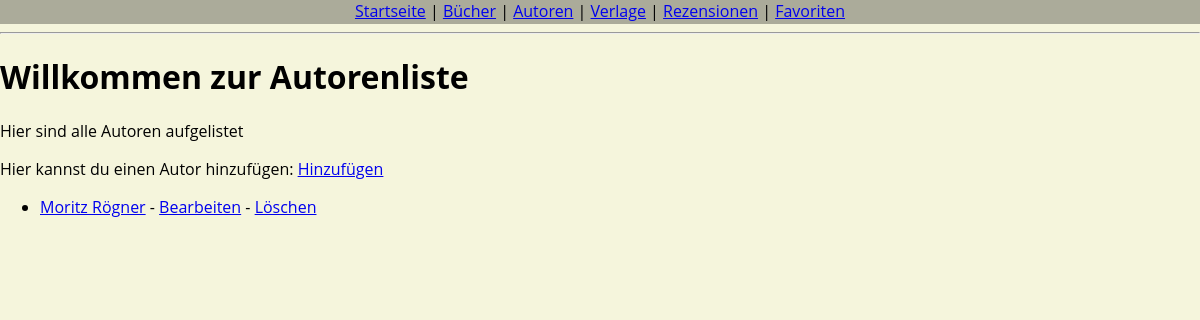
/authors/, run on an earlier commit of the app's database.
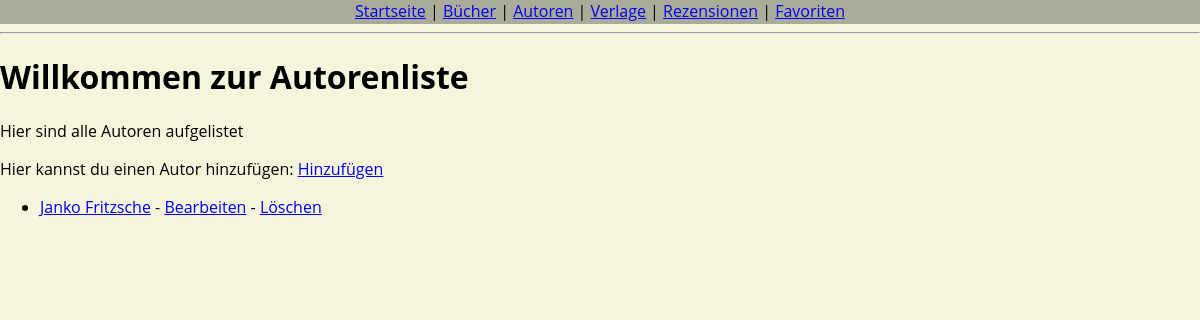
And on a later commit of the database.
### library/models.py (models this page shows, shortened)
class Author(models.Model):
    Vorname = models.CharField(max_length=100)
    Nachname = models.CharField(max_length=100)
    Geburtsdatum = models.DateField(null=True, blank=True)
    Biografie = models.TextField(blank=True)

### library/views.py (the view)
# urls.py: path("authors/", views.AuthorListView.as_view(), name="author_list"),
class AuthorListView(ListView):
    model = Author
    template_name = "library/author/author_list.html"
    context_object_name = "author"

### library/templates/library/author/author_list.html
{% extends "library/base.html" %}
{% block content %}
  <h1>Willkommen zur Autorenliste</h1>
  <p>Hier sind alle Autoren aufgelistet</p>
  <p>
    Hier kannst du einen Autor hinzufügen:
    <a href="{% url 'author_create' %}">Hinzufügen</a>
  </p>
  <ul>
    {% for author in author %}
      <li>
        <a href="{% url 'author_detail' author.pk %}">{{ author.Vorname }} {{ author.Nachname }}</a>
        - <a href="{% url 'author_update' author.pk %}">Bearbeiten</a>
        - <a href="{% url 'author_delete' author.pk %}">Löschen</a>
      </li>
    {% empty %}
      <li>Es gibt noch keine Autoren.</li>
    {% endfor %}
  </ul>
{% endblock %}

What changed in the data, as far as the page shows it:
removed Author: Vorname "Moritz", Nachname "Rögner"
added Author: Vorname "Janko", Nachname "Fritzsche"
